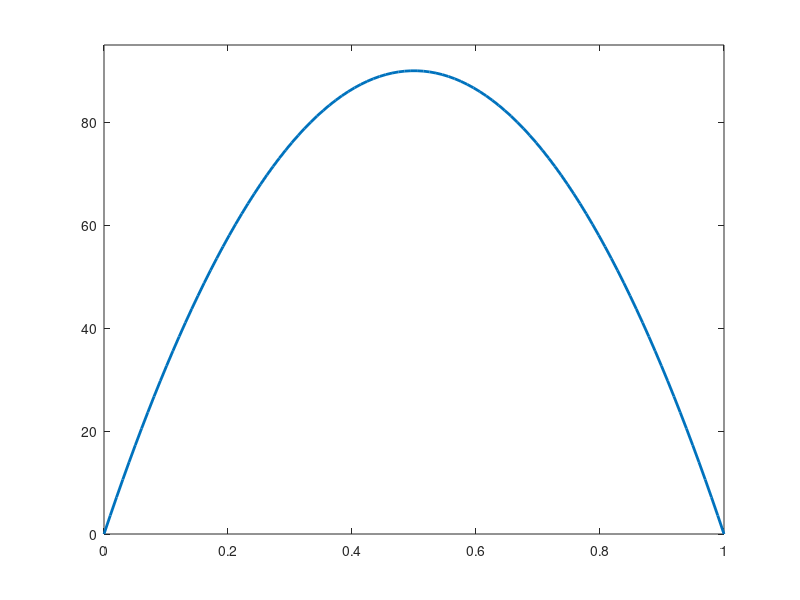
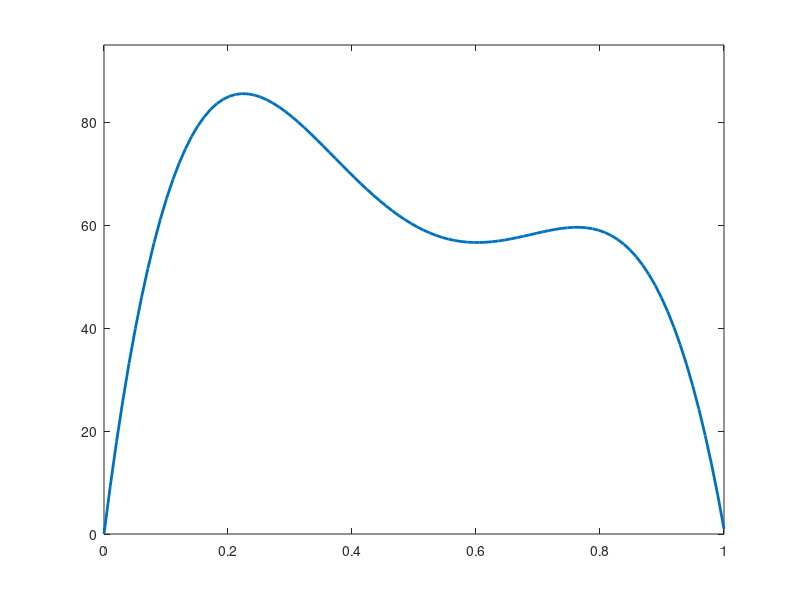

Write the MATLAB code that produced these figures, in order.
function ppt_fig_TrajExample()
        
        X1 = [0; 0.5; 1];
        Y1 = [0; 90; 0];

        X2 = [0; 0.25; 0.5; 0.85; 1];
        Y2 = [0;    85;  60;    55; 1];

       f1_coef = polyfit(X1, Y1, 2);
       f2_coef = polyfit(X2, Y2, 4);

        point = linspace(0, 1);
   
        y1 = polyval(f1_coef, point);
        y2 = polyval(f2_coef, point);

        figure(1);
        plot(point, y1, "LineWidth", 2);
        xlim([0 1]);
        ylim([0, 95]);

        figure(2);
        plot(point, y2, "LineWidth", 2);
        xlim([0 1]);
        ylim([0, 95]);

end